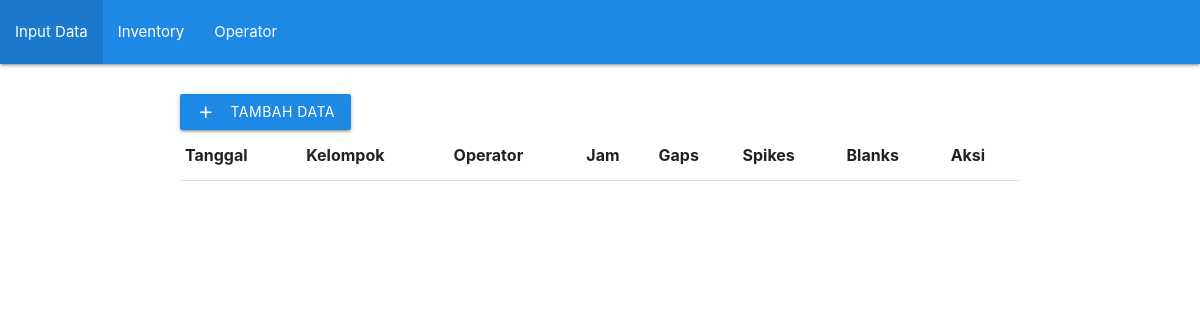
/list_view, run on an earlier commit of the app's database.
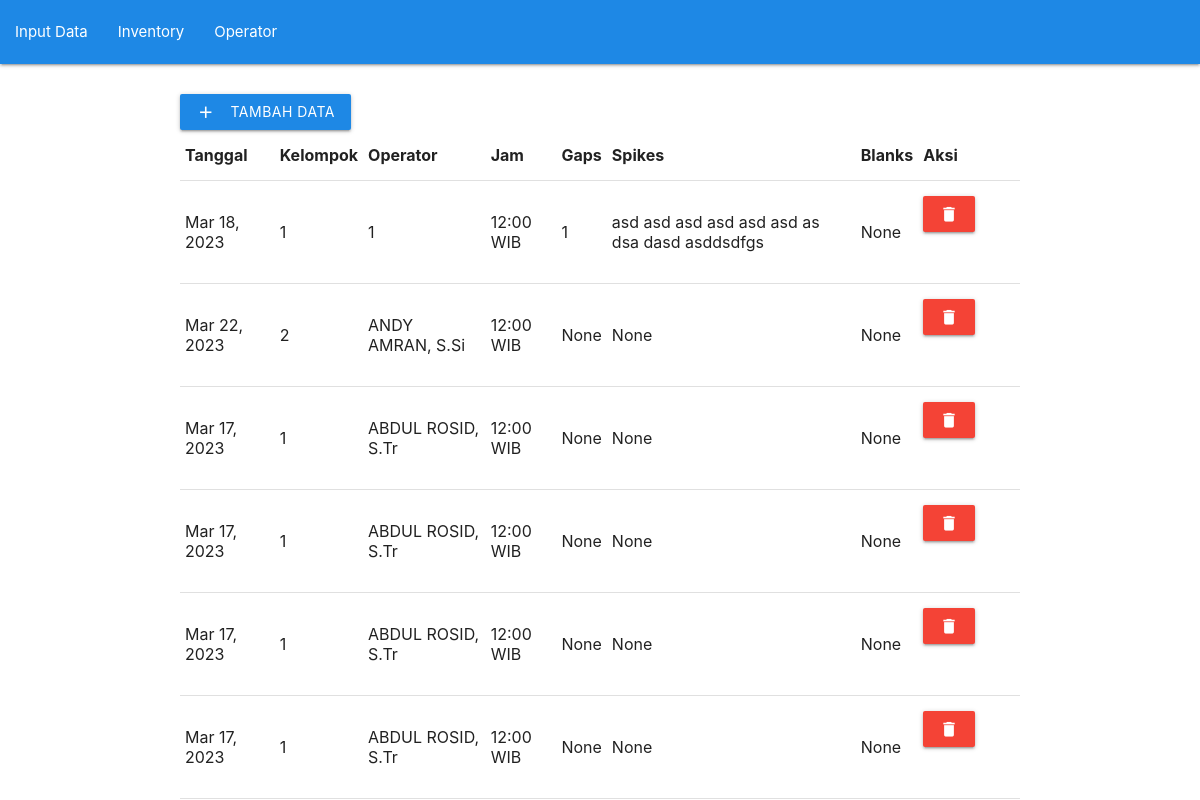
And on a later commit of the database.
### ChecklistSeiscomp/models.py (models this page shows, shortened)
class ChecklistSeiscompModel(models.Model):
    tanggal = models.TextField(null=True,)
    jam = models.CharField(max_length=20, choices=WAKTU, default='12:00 WIB')
    kelompok = models.IntegerField(choices=KELOMPOK, default=1)
    operator = models.TextField(null=True,)
    gaps = models.CharField(max_length=500, null=True, blank=True)
    spikes = models.CharField(max_length=500, null=True, blank=True)
    blanks = models.CharField(max_length=500, null=True, blank=True)

### ChecklistSeiscomp/views.py (the view)
# urls.py: path('list_view', views.list_view),
def list_view(request):
    context ={}
    context["dataset"] = ChecklistSeiscompModel.objects.all()
    return render(request, "list_view.html", context)

### ChecklistSeiscomp/templates/list_view.html (shortened to what this page needs)
{% extends "base.html" %}
{% load materializecss %}
{% block content %}
<div class="container" style="padding-top: 2rem;">
    <a class="waves-effect waves-light btn blue darken-1" href="/"><i class="material-icons left">add</i>tambah data</a>
    <table>
        <tr>
            <th>Tanggal</th>
            <th>Kelompok</th>
            <th>Operator</th>
            <th>Jam</th>
            <th>Gaps</th>
            <th>Spikes</th>
            <th>Blanks</th>
            <th>Aksi</th>
        </tr>
        {% for data in dataset %}
        <tr>
            <td> {{ data.tanggal }} </td>
            <td> {{ data.kelompok }} </td>
            <td> {{ data.operator }} </td>
            <td> {{ data.jam }} </td>
            <td> {{ data.gaps }} </td>
            <td> {{ data.spikes }} </td>
            <td> {{ data.blanks }} </td>
            <td>
                <a id="data_del_btn{{ data.id }}" onmouseup="data_del({{ data.id }})"
                    class="waves-effect waves-light btn red" id="delete-{{ operator.id }}"><i
                        class="material-icons center">delete</i></a>
            </td>
        </tr>
        {% endfor %}
    </table>
</div>
{% endblock content %}

What changed in the data, as far as the page shows it:
added ChecklistSeiscompModel: tanggal "Mar 18, 2023", kelompok "1", operator "1", jam "12:00 WIB", gaps "1", spikes "asd asd asd asd asd asd as dsa dasd asddsdfgs", blanks "None"
added ChecklistSeiscompModel: tanggal "Mar 22, 2023", kelompok "2", operator "ANDY AMRAN, S.Si", jam "12:00 WIB", gaps "None", spikes "None", blanks "None"
added ChecklistSeiscompModel: tanggal "Mar 17, 2023", kelompok "1", operator "ABDUL ROSID, S.Tr", jam "12:00 WIB", gaps "None", spikes "None", blanks "None"
added ChecklistSeiscompModel: tanggal "Mar 17, 2023", kelompok "1", operator "ABDUL ROSID, S.Tr", jam "12:00 WIB", gaps "None", spikes "None", blanks "None"
added ChecklistSeiscompModel: tanggal "Mar 17, 2023", kelompok "1", operator "ABDUL ROSID, S.Tr", jam "12:00 WIB", gaps "None", spikes "None", blanks "None"
added ChecklistSeiscompModel: tanggal "Mar 17, 2023", kelompok "1", operator "ABDUL ROSID, S.Tr", jam "12:00 WIB", gaps "None", spikes "None", blanks "None"
